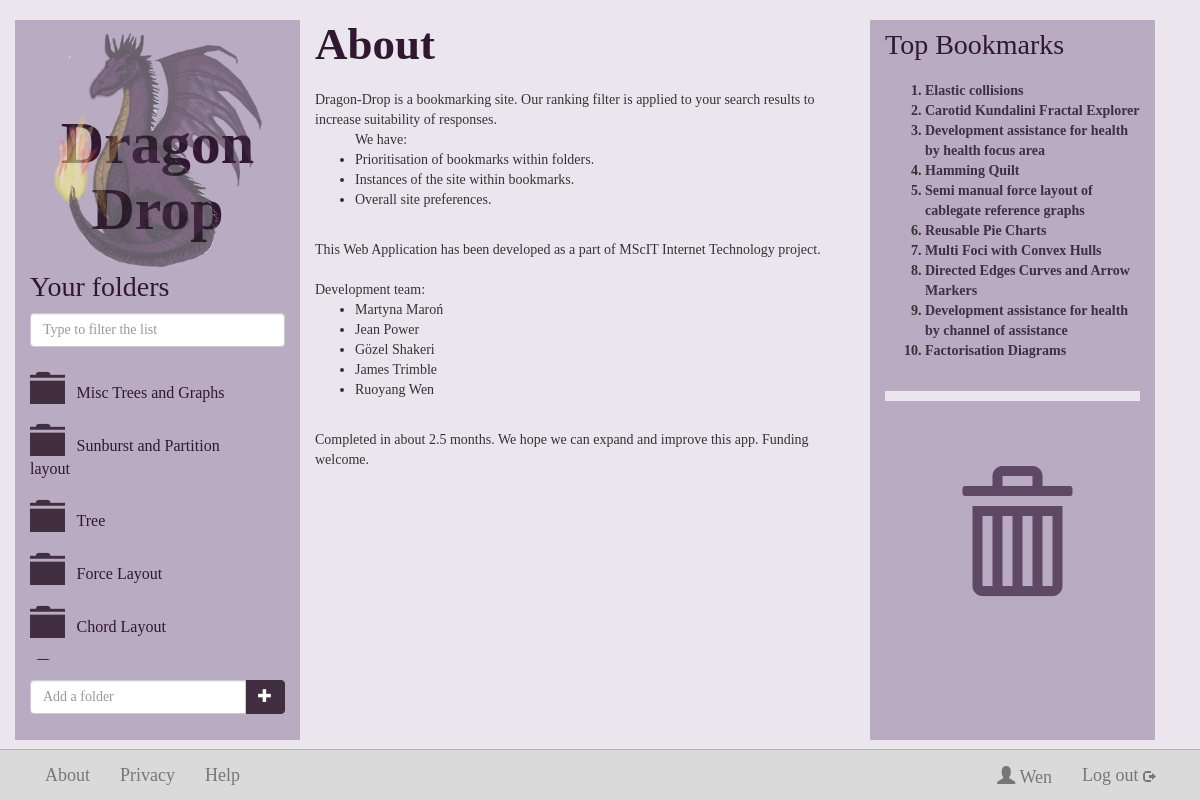
The app's page /about (signed in), older data.
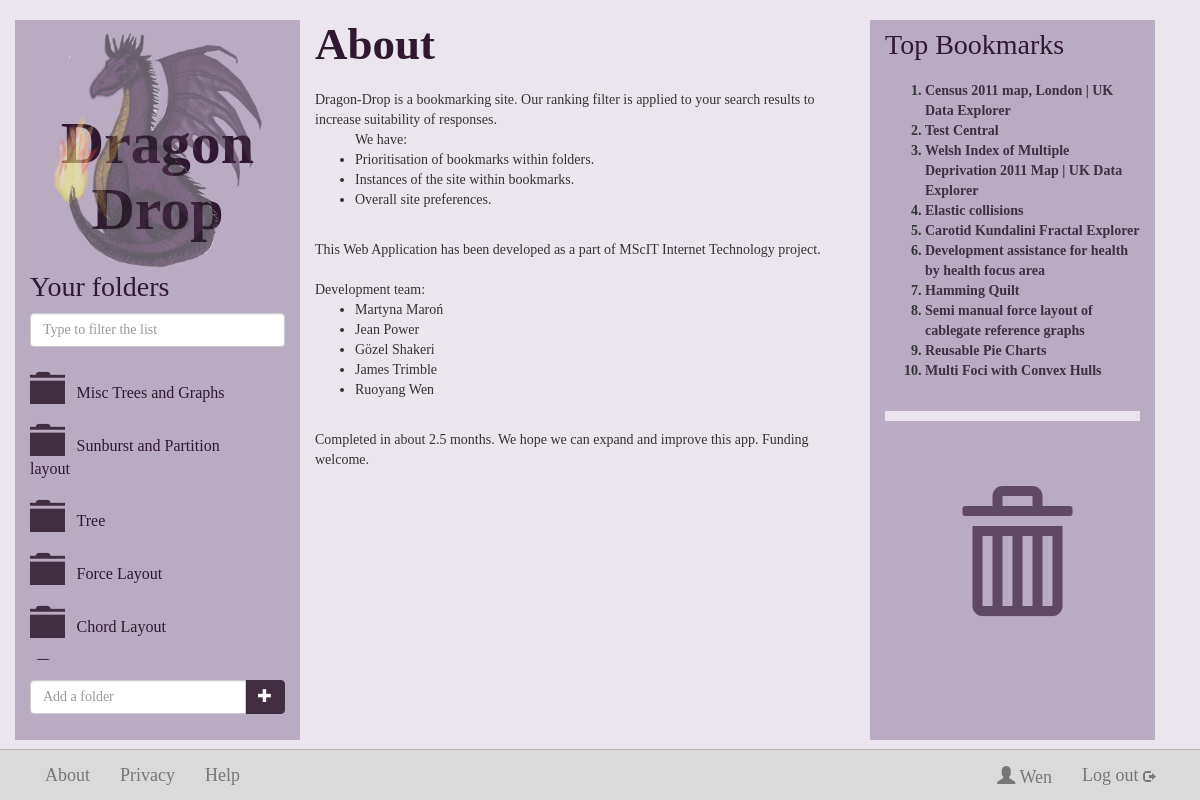
The same page, newer data.
### dragondrop/models.py (models this page shows, shortened)
class Folder(models.Model):
    foldername = models.CharField(max_length=128, null=False)
    fusername_fk = models.ForeignKey(User)
    def __unicode__(self):
        return self.foldername

class Bookmark(models.Model):
    url = models.URLField(unique=True)
    btitle = models.CharField(max_length=128, null=True, unique=False)
    bdescr = models.CharField(max_length=1024, null=True, unique=False)
    fname = models.ManyToManyField(Folder, through='BookmarkToFolder')
    saved_times = models.IntegerField(default=0)
    def niceName(self):
        return self.btitle or self.url

### dragondrop/views.py (the view)
# urls.py: url(r'^about', views.about, name='about'),
def about(request):
    context = RequestContext(request)
    context_dict = {}
    context_dict = bookmarksFoldersUsers(request)
    return render_to_response('about.html', context_dict, context)

### dragondrop/views.py (called while the page is built)
def getFolderList(current_user, current_folder_name, use_lighter_colour=False):
     try:
          folders = current_user.folder_set.all()
          for folder in folders:
              if folder.foldername == current_folder_name:
                  folder.url = None
                  folder.glyphicon_name = "glyphicon-folder-open"
                  if use_lighter_colour: folder.glyphicon_name += " keep-folder-open"
              else:
                  folder.glyphicon_name = "glyphicon-folder-close"
                  if use_lighter_colour: folder.glyphicon_name += " lighter-colour"
                  folder.url = encode_url(folder.foldername)
          return folders
     except User.DoesNotExist:
          return None

def encode_url(str):
    return str.replace(' ', '_')

def topten(request):
     topbookmark = Bookmark.objects.order_by('-saved_times')[:10]
     return topbookmark

### templates/about.html (shortened to what this page needs)
{% extends 'base.html' %}
	{% block middle_column %}
		<h3 class="general">About</h3>
				Dragon-Drop is a bookmarking site. Our ranking filter is applied to your search results to increase suitability of responses.
		<br />
		<ul>We have:
			<li>Prioritisation of bookmarks within folders.</li>
			<li>Instances of the site within bookmarks.</li>
			<li>Overall site preferences.</li>
		</ul>
		<br />
		This Web Application has been developed as a part of MScIT Internet Technology project.
		<br />
		<br />
		Development team:
			<ul>
				<li>Martyna Maro&nacute;</li>
				<li>Jean Power</li>
				<li>G&#246;zel Shakeri</li>
				<li>James Trimble</li>
				<li>Ruoyang Wen</li>
			</ul>
		<br />
		Completed in about 2.5 months. We hope we can expand and improve this app.
		Funding welcome.
	{% endblock %}

### templates/base.html (shortened to what the changed rows need)
<!DOCTYPE html>
{% load static %}
<html lang="en">
  <head>
    <link rel="stylesheet" href="{% static "css/bootstrap.css" %}" />
    <link rel="stylesheet" href="{% static "css/general-dragon.css" %}" />
    <link rel="stylesheet" href="{% static "css/jquery-ui-1.10.4.custom.css" %}" />
  </head>
	<body>
		<div class="container">
			<div class="row">
				<div class="col-md-3" id="folder-box">
					{% block left_column %}
					<h1 class="header"><a alt="Dragon Drop">Dragon Drop</a></h1>
                    <div class="row" id="scrollable">
                        <div >
                                <div class="row" id="folder-list">
                                    {% if folders %}
                                        {% for folder in folders %}
                                        <div class="col-md-12 droppable">
                                                {% if folder.url %}
                                                <a href="/{{folder.url}}/">
                                                    <span class="glyphicon {{folder.glyphicon_name|default:"glyphicon-folder-close"}} dd-folder-icon"></span>
                                                    <span class="folder-name">{{ folder }}</span>
                                                </a>
                                                {% else %}
                                                  <span class="glyphicon {{folder.glyphicon_name|default:"glyphicon-folder-close"}} dd-folder-icon"></span>
                                                  <span class="folder-name">{{ folder }}</span>
                                                {% endif %}
                                        </div>
                                        {% endfor %}
                                    {% endif %}
                                </div>
                        </div>
				</div>
					{% endblock %}
				</div>
				<div class="col-md-3 ">
					{% block right_column_bin_bookmarks %}
						<div class="top-bookmarks">
								{% if bookmarklist %}
									<ol>
										{% for bookmark in bookmarklist %}
									<li><a href="{{ bookmark.url }}" target="_blank">{{ bookmark.niceName}}</a></li>
										{% endfor %}
									</ol>
								{% endif %}
						</div>
					{% endblock %}
				</div>
			</div>
		</div>
  </body>
</html>

Row changes from the older to the newer data that the page shows:
no longer on this page (row unchanged): Bookmark: niceName "Directed Edges Curves and Arrow Markers"
no longer on this page (row unchanged): Bookmark: niceName "Development assistance for health by channel of assistance"
no longer on this page (row unchanged): Bookmark: niceName "Factorisation Diagrams"
added Bookmark: niceName "Census 2011 map, London | UK Data Explorer"
added Bookmark: niceName "Test Central"
added Bookmark: niceName "Welsh Index of Multiple Deprivation 2011 Map | UK Data Explorer"
